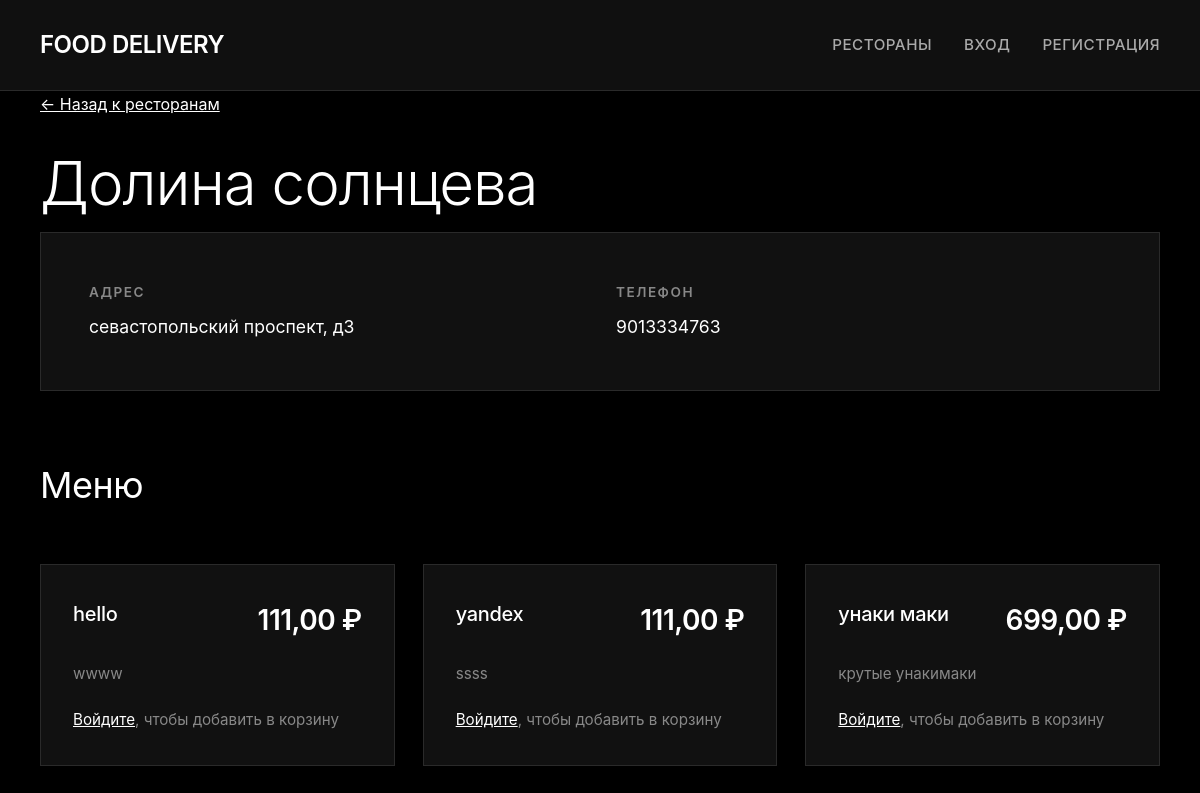
Page /restaurant/1/ on the committed database.
### app/models.py (models this page shows, shortened)
class Restaurant(models.Model):
    name = models.CharField(max_length=200, verbose_name="Название")
    address = models.CharField(max_length=300, verbose_name="Адрес")
    phone = models.CharField(max_length=20, verbose_name="Телефон")
    owner = models.ForeignKey(User, on_delete=models.CASCADE, verbose_name="Владелец")
    created_at = models.DateTimeField(auto_now_add=True, verbose_name="Дата создания")
    history = HistoricalRecords()
    class Meta:
        verbose_name = "Ресторан"# Единственное число
        verbose_name_plural = "Рестораны"# Множественное число
        ordering = ['name']# Сортировка по умолчанию

class Product(models.Model):
    name = models.CharField(max_length=200, verbose_name="Название")
    description = models.TextField(verbose_name="Описание")
    price = models.DecimalField(max_digits=10, decimal_places=2, verbose_name="Цена")
    restaurant = models.ForeignKey(Restaurant, on_delete=models.CASCADE, verbose_name="Ресторан")
    created_at = models.DateTimeField(auto_now_add=True, verbose_name="Дата создания")
    history = HistoricalRecords()
    class Meta:
        verbose_name = "Продукт"
        verbose_name_plural = "Продукты"
        ordering = ['name']

### app/views.py (the view)
# urls.py: path('restaurant/<int:restaurant_id>/', views.restaurant_detail, name='restaurant_detail'),
def restaurant_detail(request, restaurant_id):
    restaurant = get_object_or_404(Restaurant, id=restaurant_id)
    products = Product.objects.filter(restaurant=restaurant)
    cart_items_count = get_cart_items_count(request)
    cart = request.session.get('cart', {})
    for product in products:
        product.in_cart = cart.get(str(product.id), 0)
    return render(request, 'restaurant.html', {
        'restaurant': restaurant,
        'products': products,
        'cart_items_count': cart_items_count
    })

### app/views.py (called while the page is built)
def get_cart_items_count(request):
    cart = request.session.get('cart', {})
    return sum(cart.values())

### app/templates/restaurant.html (shortened to what this page needs)
{% load static %}
<!DOCTYPE html>
<html lang="ru">
<head>
    <link rel="stylesheet" href="{% static 'style.css' %}">
</head>
<body>
    <div class="header">
        <div class="container">
            <a href="{% url 'index' %}" class="logo">FOOD DELIVERY</a>
            <nav class="nav">
                <a href="{% url 'index' %}">Рестораны</a>
                {% if user.is_authenticated %}
                <a href="{% url 'orders' %}">Мои заказы</a>
                <a href="{% url 'product_list' %}">Продукты</a>
                <a href="{% url 'cart' %}" class="cart-link">
                    Корзина{% if cart_items_count > 0 %} ({{ cart_items_count }}){% endif %}
                </a>
                <a href="{% url 'logout' %}">Выход ({{ user.username }})</a>
                {% else %}
                <a href="{% url 'login' %}">Вход</a>
                <a href="{% url 'register' %}">Регистрация</a>
                {% endif %}
            </nav>
        </div>
    </div>
    <div class="container">
        <a href="{% url 'index' %}" class="btn-secondary" style="margin-top: 0;"><span>← Назад к ресторанам</span></a>
        <h1 style="margin-top: 32px;">{{ restaurant.name }}</h1>
        <div class="restaurant-info">
            <div class="restaurant-info-item">
                <strong>Адрес</strong>
                <span>{{ restaurant.address }}</span>
            </div>
            <div class="restaurant-info-item">
                <strong>Телефон</strong>
                <span>{{ restaurant.phone }}</span>
            </div>
        </div>
        <h2>Меню</h2>
        {% if products %}
        <div class="product-list">
            {% for product in products %}
            <div class="product-card">
                <div class="product-card-header">
                    <strong>{{ product.name }}</strong>
                    <div class="product-price">{{ product.price }} ₽</div>
                </div>
                <p>{{ product.description }}</p>
                {% if user.is_authenticated %}
                <form method="post" action="{% url 'add_to_cart' product.id %}" style="margin-top: 20px;">
                    {% csrf_token %}
                    <div style="display: flex; gap: 10px; align-items: center;">
                        <input type="number" name="quantity" value="1" min="1" style="width: 60px; padding: 8px; background: #111; border: 1px solid #2a2a2a; color: #fff;">
                        <button type="submit" class="btn btn-small">Добавить в корзину</button>
                    </div>
                    {% if product.in_cart > 0 %}
                    <p style="margin-top: 10px; color: #888; font-size: 0.9rem;">В корзине: {{ product.in_cart }} шт.</p>
                    {% endif %}
                </form>
                {% else %}
                <p style="margin-top: 20px; color: #888;"><a href="{% url 'login' %}" style="color: #fff; text-decoration: underline;">Войдите</a>, чтобы добавить в корзину</p>
                {% endif %}
            </div>
            {% endfor %}
        </div>
        {% else %}
        <div class="empty-state">
            <div class="empty-state-icon">🍕</div>
            <h3>Меню пусто</h3>
            <p>В этом ресторане пока нет блюд</p>
        </div>
        {% endif %}
    </div>
</body>
</html>

### app/static/style.css (style rules this page uses)
:root { --black: #000000; --black-light: #0a0a0a; --gray-dark: #111111; --gray-medium: #1a1a1a; --gray-border: #2a2a2a; --gray-text: #888888; --gray-light: #aaaaaa; --white: #ffffff; --white-dark: #f5f5f5; --transition: all 0.4s cubic-bezier(0.4, 0, 0.2, 1); --shadow: 0 8px 32px rgba(0, 0, 0, 0.4); --shadow-hover: 0 16px 48px rgba(255, 255, 255, 0.08); }
* { margin: 0; padding: 0; box-sizing: border-box; }
html { scroll-behavior: smooth; }
body { font-family: 'Inter', -apple-system, BlinkMacSystemFont, 'Segoe UI', 'Roboto', 'Helvetica Neue', Arial, sans-serif; background: var(--black); color: var(--white); line-height: 1.7; padding: 0; margin: 0; font-size: 16px; -webkit-font-smoothing: antialiased; -moz-osx-font-smoothing: grayscale; }
.container { max-width: 1400px; margin: 0 auto; padding: 0 40px; }
.header { background: var(--gray-dark); border-bottom: 1px solid var(--gray-border); position: sticky; top: 0; z-index: 100; backdrop-filter: blur(10px); background: rgba(17, 17, 17, 0.95); }
.header .container { display: flex; justify-content: space-between; align-items: center; padding: 24px 40px; }
.logo { font-size: 1.5rem; font-weight: 600; letter-spacing: -0.5px; color: var(--white); text-decoration: none; }
.nav { display: flex; gap: 32px; align-items: center; }
.nav a { color: var(--gray-light); text-decoration: none; font-size: 0.95rem; font-weight: 500; letter-spacing: 0.5px; text-transform: uppercase; transition: var(--transition); position: relative; padding: 8px 0; }
.nav a::after { content: ''; position: absolute; bottom: 0; left: 0; width: 0; height: 2px; background: var(--white); transition: var(--transition); }
h1 { font-size: clamp(2.5rem, 5vw, 4rem); font-weight: 300; letter-spacing: -1px; line-height: 1.1; margin-bottom: 16px; color: var(--white); }
h2 { font-size: clamp(1.75rem, 3vw, 2.25rem); font-weight: 400; letter-spacing: -0.5px; margin: 64px 0 32px 0; color: var(--white); }
p { margin: 16px 0; font-size: 1.05rem; color: var(--gray-light); line-height: 1.8; }
strong { font-weight: 600; color: var(--white); }
.restaurant-info { background: var(--gray-dark); border: 1px solid var(--gray-border); padding: 48px; margin-bottom: 64px; display: grid; grid-template-columns: repeat(auto-fit, minmax(250px, 1fr)); gap: 32px; }
.restaurant-info-item { padding: 0; border: none; }
.restaurant-info-item strong { display: block; font-size: 0.85rem; text-transform: uppercase; letter-spacing: 1.5px; margin-bottom: 8px; color: var(--gray-text); font-weight: 600; }
.restaurant-info-item span { font-size: 1.1rem; color: var(--white); }
.product-list { display: grid; grid-template-columns: repeat(auto-fill, minmax(320px, 1fr)); gap: 28px; margin: 48px 0; }
.product-card { background: var(--gray-dark); border: 1px solid var(--gray-border); padding: 32px; transition: var(--transition); position: relative; }
.product-card-header { display: flex; justify-content: space-between; align-items: flex-start; margin-bottom: 16px; gap: 16px; }
.product-card strong { font-size: 1.25rem; font-weight: 500; letter-spacing: -0.3px; flex: 1; }
.product-price { font-size: 1.75rem; font-weight: 600; color: var(--white); white-space: nowrap; letter-spacing: -0.5px; }
.product-card p { color: var(--gray-text); font-size: 0.95rem; line-height: 1.7; margin: 0; }
.btn-secondary { background: transparent; color: var(--white); border-color: var(--gray-border); }
.btn-secondary::before { background: var(--white); }

### rows in the picture
Restaurant: name "Долина солнцева", address "севастопольский проспект, д3", phone "9013334763"
Product: name "hello", price "111,00", description "wwww"
Product: name "yandex", price "111,00", description "ssss"
Product: name "унаки маки", price "699,00", description "крутые унакимаки"
